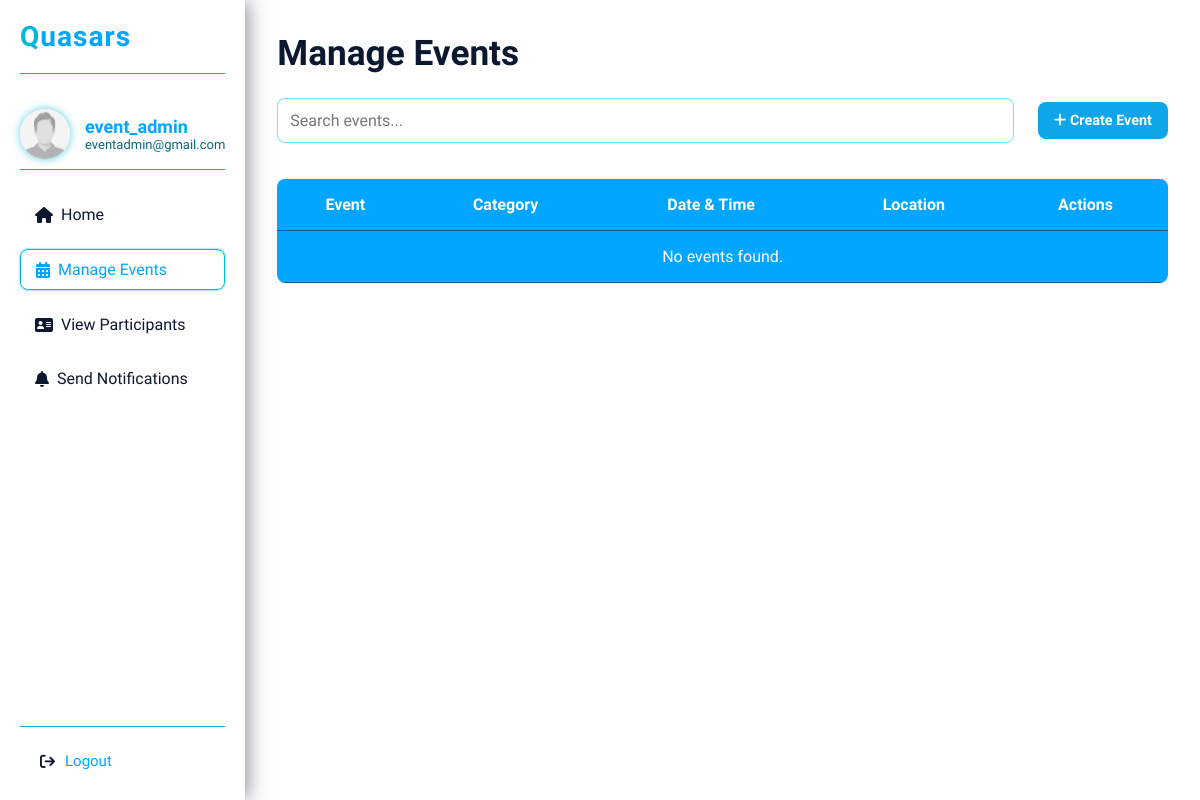
/manage_event/ (signed in), run on an earlier commit of the app's database.
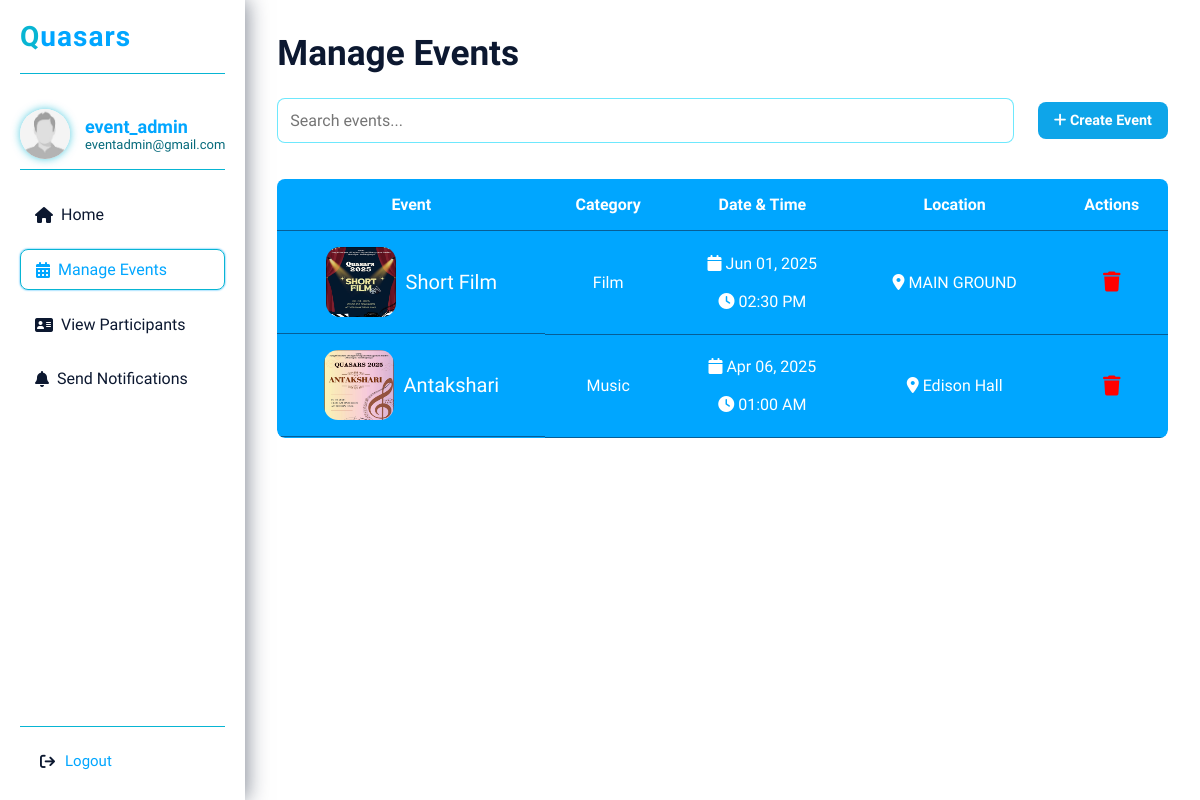
And on a later commit of the database.
### mainapp/models.py (models this page shows, shortened)
class CreateEvent(models.Model):
    name = models.CharField(max_length=255, blank=True, null=True)
    category = models.CharField(max_length=100)
    date_time = models.DateTimeField()
    location = models.CharField(max_length=255)
    image = models.ImageField(upload_to='event_images/', blank=True, null=True)

### mainapp/views.py (the view)
# urls.py: path('manage_event/', views.manage_event, name='manage_event'),
@login_required
@user_passes_test(admin_required)
def manage_event(request):
    events = CreateEvent.objects.all()
    context = {
        'username': request.user.username,
        'email': request.user.email,
        'events': events,
    }
    return render(request, 'mainapp/admin_dashboard/manageevent.html', context)

### mainapp/views.py (called while the page is built)
def admin_required(user):
    return user.is_staff

### mainapp/templates/mainapp/admin_dashboard/manageevent.html (shortened to what the changed rows need)
{% load static %}
<!DOCTYPE html>
<html lang="en">
  <head>
    <link
      href="https://unpkg.com/boxicons@2.1.4/css/boxicons.min.css"
      rel="stylesheet"
    />
    <link
      rel="stylesheet"
      href="https://cdn.jsdelivr.net/npm/swiper@11/swiper-bundle.min.css"
    />
    <link
      rel="stylesheet"
      href="https://cdnjs.cloudflare.com/ajax/libs/font-awesome/6.7.2/css/all.min.css"
    />
    <link rel="stylesheet" href="{% static 'mainapp/css/manageevent.css' %}" />
    <link rel="stylesheet" href="{% static 'mainapp/css/admin.css' %}" />
  </head>
  <body>
    <div class="dashboard">
      <nav class="sidebar">
        <div class="logo">
          <h2><span class="Q">Q</span>uasars</h2>
        </div>
      </nav>
      <div class="content-wrapper">
        <h1>Manage Events</h1>
        <div class="table-container">
          <table>
            <thead>
              <tr>
                <th>Event</th>
                <th>Category</th>
                <th>Date & Time</th>
                <th>Location</th>
                <th>Actions</th>
              </tr>
            </thead>
            <tbody>
              {% for event in events %}
              <tr>
                <td class="cont">
                  <img
                    src="{{ event.image.url }}"
                    class="event-img"
                    alt="{{ event.name }}"
                  />
                  <p class="side-text">{{ event.name }}</p>
                </td>
                <td><span class="badge blue">{{ event.category }}</span></td>
                <td>
                  <i class="fa fa-calendar"></i> {{ event.date_time|date:"M d, Y" }}  <br /><br />
                  <i class="fa fa-clock"></i> {{ event.date_time|time:"h:i A" }}
                </td>
                <td><i class="fa fa-location-dot"></i> {{ event.location }}</td>
                <td>
                  <form
                    method="POST"
                    action="{% url 'delete_event' event.id %}"
                    style="display: inline"
                  >
                    <button
                      type="submit"
                      class="delete-icon"
                      style="
                        background: none;
                        border: none;
                        cursor: pointer;
                        color: red;
                        font-size: 20px;
                      "
                    >
                      <i class="fa fa-trash"></i>
                    </button>
                  </form>
                </td>
              </tr>
              {% empty %}
              <tr>
                <td colspan="7">No events found.</td>
              </tr>
              {% endfor %}
            </tbody>
          </table>
        </div>
      </div>
    </div>
  </body>
</html>

What changed in the data, as far as the page shows it:
added CreateEvent: image (picture), name "Short Film", category "Film", date_time "Jun 01, 2025", date_time "02:30 PM", location "MAIN GROUND"
added CreateEvent: image (picture), name "Antakshari", category "Music", date_time "Apr 06, 2025", date_time "01:00 AM", location "Edison Hall"
Also different on the page:
text no longer shown: "No events found."
